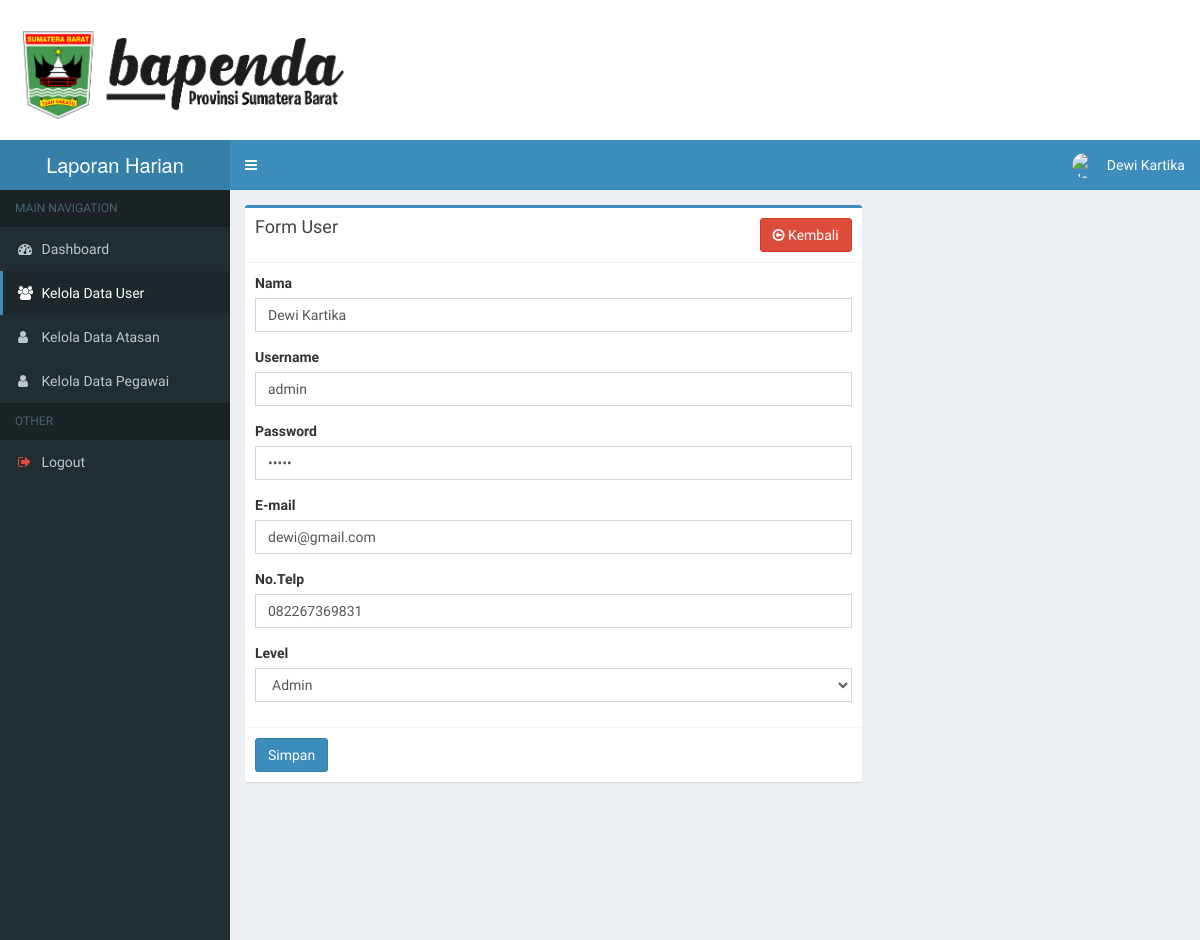
The page /detail_index.php?p=user&act=edit&id_user=1 (signed in) on the database its author committed.
### tables this page shows
CREATE TABLE `users` (
  `id_user` int(11) NOT NULL,
  `nama` varchar(255) NOT NULL,
  `username` varchar(255) NOT NULL,
  `password` varchar(255) NOT NULL,
  `email` varchar(255) NOT NULL,
  `no_telp` varchar(20) NOT NULL,
  `level` varchar(255) NOT NULL
);

### page/user/edit.php (the view, shortened to what this page needs)
<?php
	$id_user = $_GET['id_user'];
  $sql = "select * from users where id_user='$id_user'";
  $query = mysqli_query($con, $sql);
  $data = mysqli_fetch_array($query);
 ?>
<div class="row">
    <div class="col-md-8">
      <div class="box box-primary">
        <div class="box-header with-border">
          <h3 class="box-title">Form User</h3>
          <span class="pull-right"><a class="btn btn-danger" href="detail_index.php?p=user" role="button"><span class="fa fa-arrow-circle-o-left"></span> Kembali</a></span>
        </div>
        <form role="form" method="post">
          <div class="box-body">
            <div class="form-group">
              <label for="exampleInputEmail1">Nama</label>
              <input type="text" class="form-control" id="exampleInputEmail1" placeholder="Masukan Nama" name="nama" required value="<?= $data['nama'] ?>">
            </div>
            <div class="form-group">
              <label for="exampleInputEmail1">Username</label>
              <input type="text" class="form-control" id="exampleInputEmail1" placeholder="Masukan Username" name="username" required value="<?= $data['username'] ?>">
            </div>
            <div class="form-group">
              <label for="exampleInputEmail1">Password</label>
              <input type="password" class="form-control" id="exampleInputEmail1" placeholder="Masukan Password" name="password" required value="<?= $data['password'] ?>">
            </div>
            <div class="form-group">
              <label for="exampleInputEmail1">E-mail</label>
              <input type="email" class="form-control" id="exampleInputEmail1" placeholder="Masukan E-mail" name="email" required value="<?= $data['email'] ?>">
            </div>
            <div class="form-group">
              <label for="exampleInputEmail1">No.Telp</label>
              <input type="no_telp" class="form-control" id="exampleInputEmail1" placeholder="Masukan No.Telp" name="no_telp" required value="<?= $data['no_telp'] ?>">
            </div>
            <div class="form-group">
              <label>Level</label>
              <select name="level" class="form-control custom-select">
                <option value="admin" <?= ($data['level']=='admin')?'selected':'' ?>>Admin</option>
              </select>
            </div>
          </div>
          <div class="box-footer">
            <button type="submit" class="btn btn-primary" name="simpan">Simpan</button>
          </div>
        </form>
      </div>
    </div>
  </div>

### rows shown on the page
users: nama "Dewi Kartika", username "admin", email "dewi@gmail.com", no_telp "082267369831", level "Admin"

### other values the page prints
$_SESSION['name'] "Dewi Kartika"
